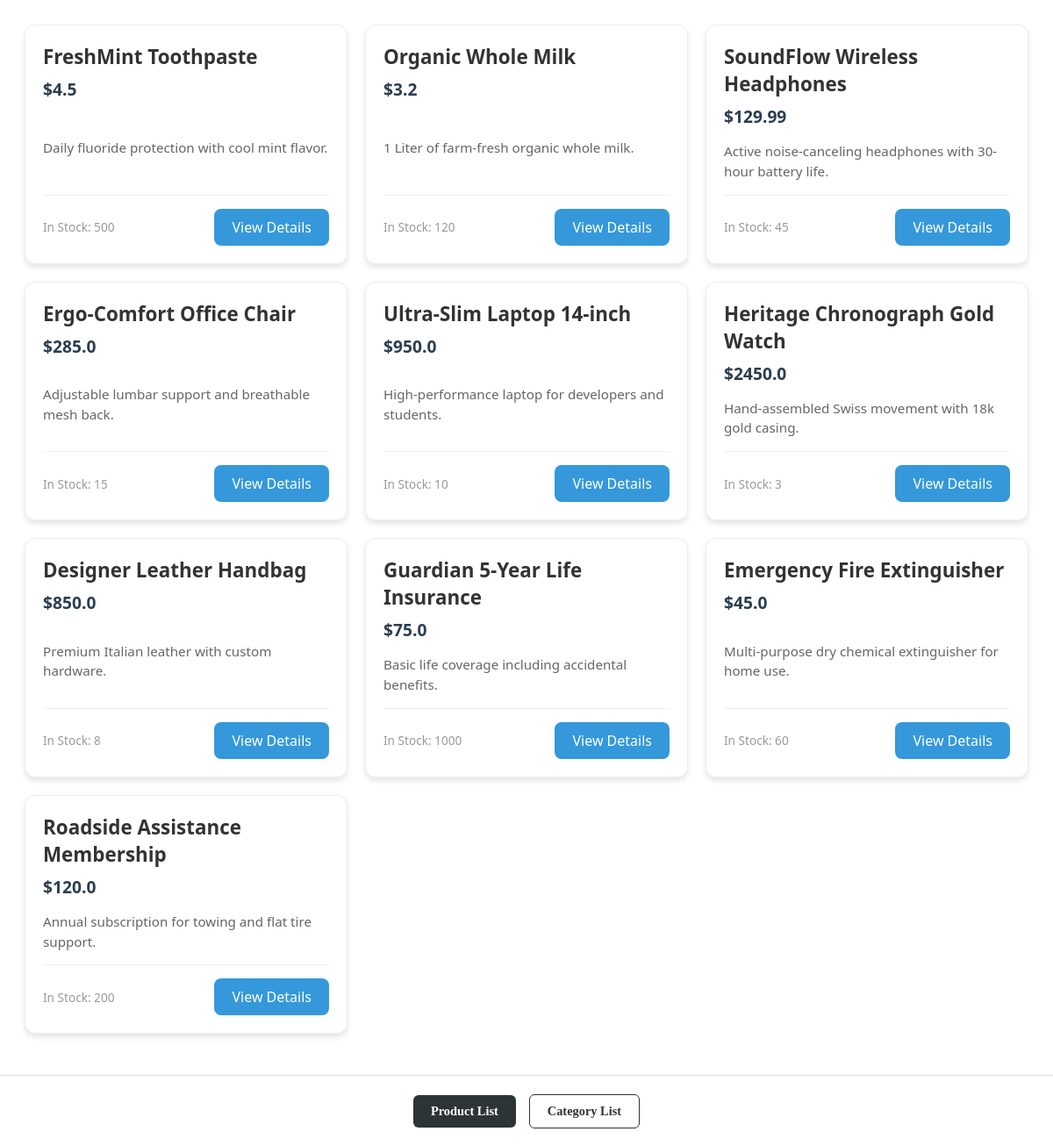
The page /api/products/ on the database as committed earlier.
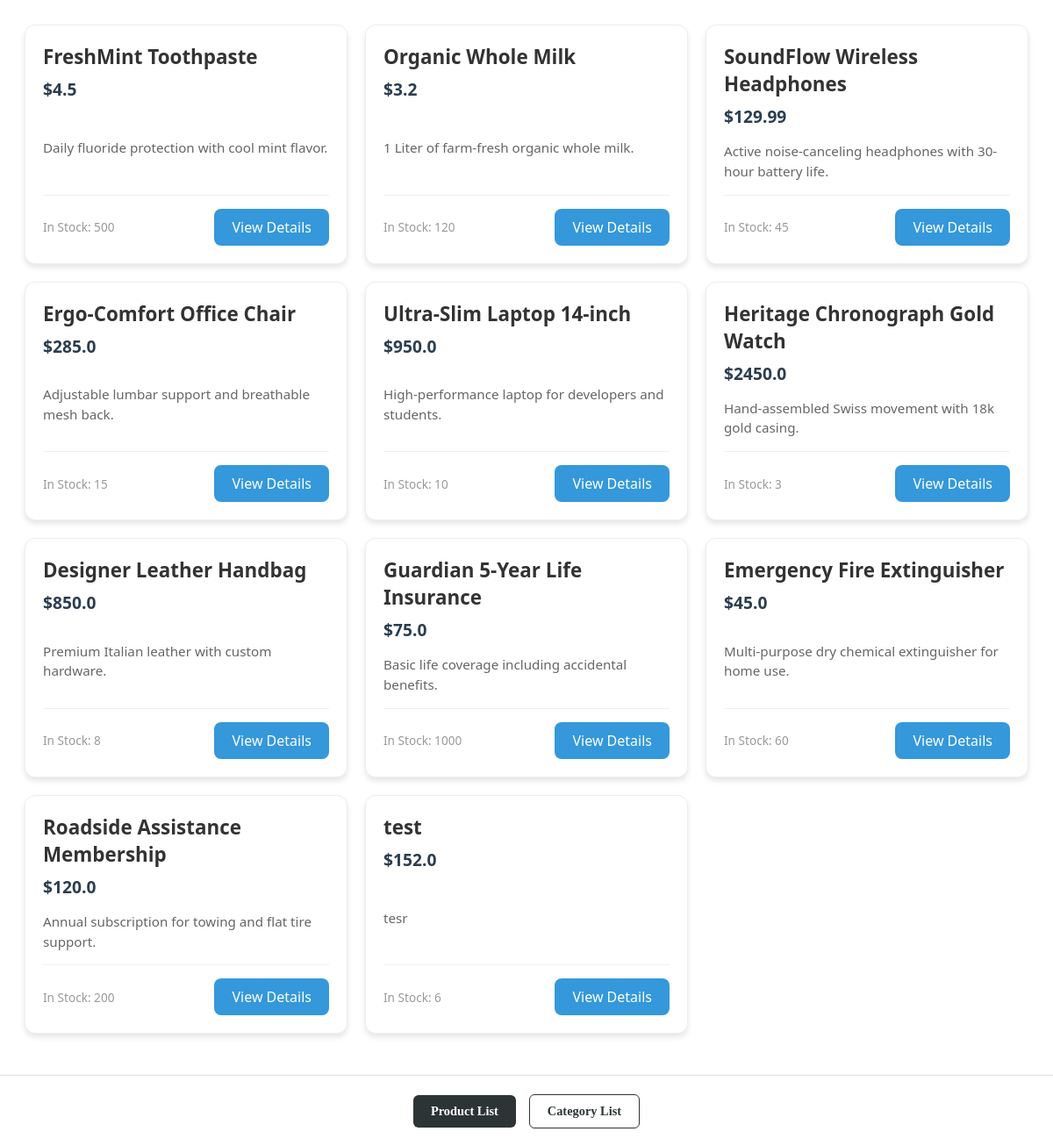
The same page on the database as committed later.
### api/models.py (models this page shows)
class Product(models.Model):
    name = models.CharField(max_length=255)
    price = models.FloatField()
    description = models.TextField()
    count = models.IntegerField()
    is_active = models.BooleanField()
    category = models.ForeignKey(Category,  on_delete=models.CASCADE)

### api/views.py (the view)
# urls.py: path('products/', views.productsList, name='product_list'),
def productsList(request):
    products = Product.objects.all()
    categories = Category.objects.all()
    return render(request, 'api/productsList.html', {'products': products, 'categories': categories})

### api/templates/api/productsList.html (shortened to what this page needs)
{% extends 'api/layout.html' %}
{% load static %}
{% block cssStyles %}
    <link rel="stylesheet" href="{% static 'api/css/style.css' %}">
{% endblock %}
{% block content %}
    <div class="product-container">
        {% for product in products %}
            {% if product.is_active %}
            <div class="product-card">
                <div class="product-header">
                    <h2>{{ product.name }}</h2>
                    <span class="price">${{ product.price }}</span>
                </div>
                <p class="description">{{ product.description }}</p>
                <div class="product-footer">
                    <span class="stock">In Stock: {{ product.count }}</span>
                    <a href="{% url 'product_detail' product.pk %}" class="btn-redirect">View Details</a>
                </div>
            </div>
            {% endif %}
        {% endfor %}
    </div>
{% endblock %}

### api/templates/api/layout.html (shortened to what this page needs)
{% load static %}
<!DOCTYPE html>
<html lang="en">
<head>
    {% block cssStyles %}{% endblock %}
    <link rel="stylesheet" href="{% static 'api/css/layout.css' %}">
</head>
<body>
<body>
    <div class="main-wrapper">
        {% block content %}
        {% endblock %}
    </div>
    <footer class="sticky-nav">
        <a href="{% url 'product_list' %}" class="nav-btn primary">Product List</a>
        <a href="{% url 'categories_list' %}" class="nav-btn secondary">Category List</a>
    </footer>
</body>
</body>
</html>

### api/static/api/css/style.css (style rules this page uses)
.product-container { display: grid; grid-template-columns: repeat(auto-fill, minmax(280px, 1fr)); gap: 20px; padding: 20px; font-family: 'Segoe UI', Tahoma, Geneva, Verdana, sans-serif; }
.product-card { background: #fff; border-radius: 12px; padding: 20px; box-shadow: 0 4px 6px rgba(0,0,0,0.1); transition: transform 0.2s, box-shadow 0.2s; border: 1px solid #eee; display: flex; flex-direction: column; justify-content: space-between; }
.product-header h2 { margin: 0; font-size: 1.4rem; color: #333; }
.price { display: block; font-size: 1.2rem; color: #2c3e50; font-weight: bold; margin-top: 8px; }
.description { color: #666; font-size: 0.95rem; line-height: 1.5; margin: 15px 0; }
.product-footer { display: flex; justify-content: space-between; align-items: center; border-top: 1px solid #f0f0f0; padding-top: 15px; }
.stock { font-size: 0.85rem; color: #999; }
.btn-redirect { display: inline-block; padding: 10px 20px; background-color: #3498db; color: white; text-decoration: none; border-radius: 8px; transition: background 0.3s ease; }

### api/static/api/css/layout.css (style rules this page uses)
.main-wrapper { padding-bottom: 100px; }
.sticky-nav { position: fixed; bottom: 0; left: 0; width: 100%; height: 80px; background-color: rgba(255, 255, 255, 0.95); backdrop-filter: blur(10px); border-top: 1px solid #ddd; display: flex; justify-content: center; align-items: center; gap: 15px; z-index: 1000; }
.nav-btn { text-decoration: none; padding: 10px 20px; border-radius: 6px; font-weight: 600; font-size: 0.9rem; transition: all 0.2s ease; }
.primary { background-color: #2d3436; color: white; }
.secondary { background-color: white; color: #2d3436; border: 1px solid #2d3436; }

Rows that differ between the two databases and show on the page:
added Product: name "test", price "152.0", description "tesr", count "6"
